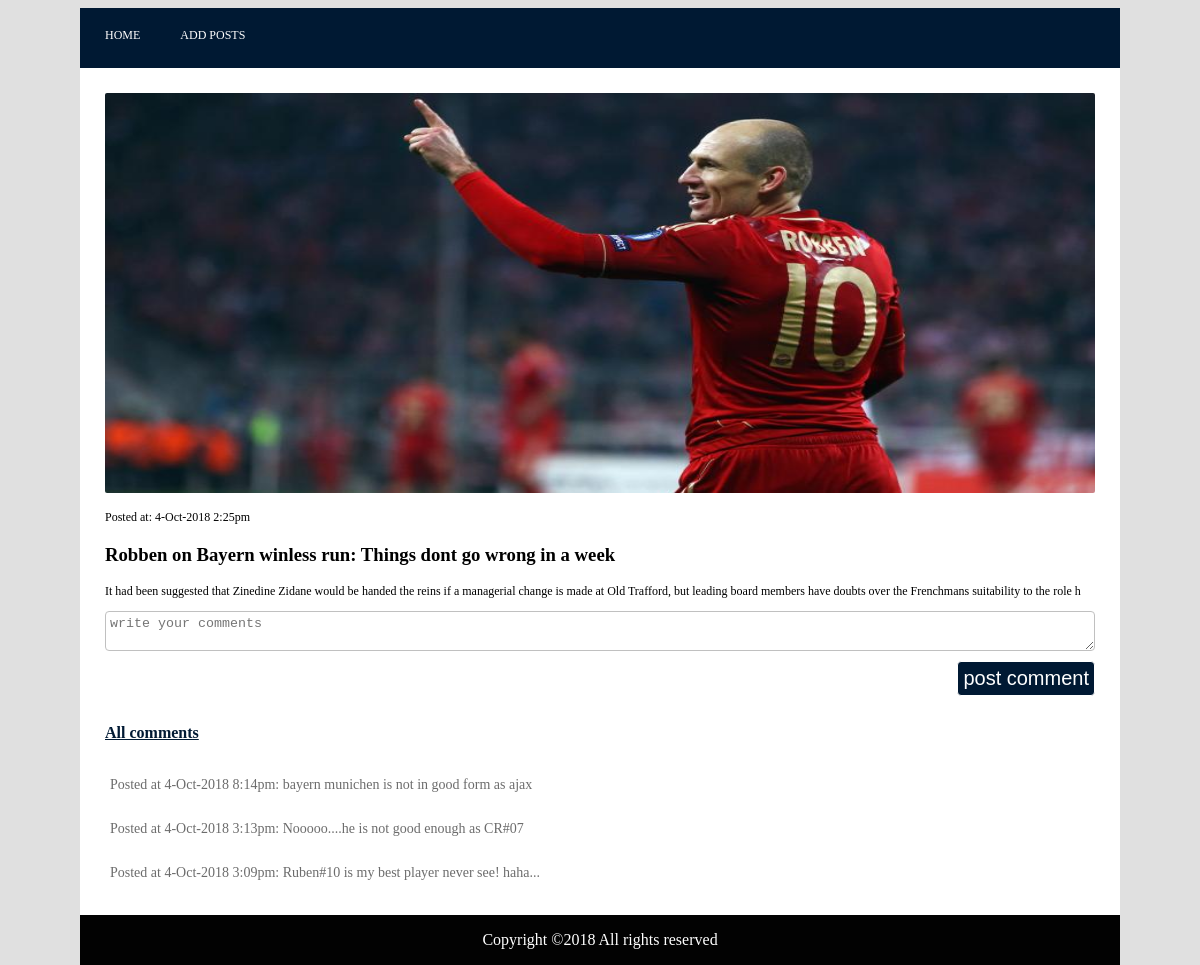
The app's page /post_detail.php?id=3 with its own data.
### tables this page shows
CREATE TABLE `news_posts` (
  `post_id` int(50) NOT NULL,
  `title` varchar(200) NOT NULL,
  `description` varchar(200) NOT NULL,
  `image` varchar(200) NOT NULL,
  `dates` text NOT NULL
);

CREATE TABLE `comments` (
  `comments_id` int(50) NOT NULL,
  `comments` varchar(200) NOT NULL,
  `pos_id` int(50) NOT NULL,
  `dates` text NOT NULL
);

### post_detail.php (the view, shortened to what this page needs)
<?php include("header.php"); ?>
		<div class="container" style="float: left; background: #FFFFFF; width: 100%; height: 100%; padding-bottom: 10px;">
			<div class="content-left" style="width: 100%;">
					<?php
						$pid = @$_GET['id'];
						include('config.php');
						$sql = "SELECT * FROM news_posts WHERE post_id = '$pid'";
						$result = $conn->query($sql);
					if ($result->num_rows > 0) {
					    while($row = $result->fetch_assoc()) {
					        $pid = $row['post_id'];
					        $title = $row['title'];
							$desc = $row['description'];
							$image = $row['image'];
							$date = $row['dates'];?>
							<div class="posting" style="padding:25px;">
								<div class="image" style="margin-bottom: 10px;">
									<img src="images/<?php echo "$image";?>">
								</div>
								<div class="detail">
									<span>Posted at: <?php echo date("j-M-Y g:ia", strtotime($date));?></span><br/>
									<h3><b><?php echo "$title";?></b></h3>
									<p><?php echo "$desc";?></p>
								</div>
								<form action="comment.php" method="post" enctype="multipart/form-data">
									<div>
										<textarea name="comments" placeholder="write your comments" style="width: 100%;" required=""></textarea>
									</div>
									<div>
										<input type="submit" name="submit" value="post comment" style="float: right;"/>
									</div>
								</form>
							</div>
						<?php
							}
						} else {
						    echo "0 results";
						}
					?>
				</div>
				<div style="display: inline-block; margin-top: 10px; margin-bottom: 10px;">
					<p style="padding-left:25px; padding-right: 25px; color: #001933;"><b><u>All comments</u></b></p>
					<?php
						include('config.php');
						$sql = "SELECT * FROM comments WHERE  pos_id = '$pid' ORDER BY 1 DESC";
						$result = $conn->query($sql);
					if ($result->num_rows > 0) {
					    while($row = $result->fetch_assoc()) {
							$comm = $row['comments'];
							$date = $row['dates'];?>
							<div class="posting" style="padding-left:25px; padding-right: 25px;">
								<div class="comments" style="color: #6c6c6c; padding: 5px; font-size: 14px;">
									<p style="float: left;">Posted at <?php echo date("j-M-Y g:ia", strtotime($date)). ": "  .  "" . "" ."$comm";?></p>
								</div>
							</div>
						<?php
							}
						} else {
						    echo "";
						}
					?>
				</div>
			</div>
<?php include("footer.php"); ?>

### css/style.css (style rules this page uses)
body { background: #E0E0E0; margin-right: 80px; margin-left: 80px; }
input[type=text], input[type=file], textarea { display: flex; -webkit-box-sizing: border-box; -moz-box-sizing: border-box; box-sizing: border-box; border: 1px solid silver; width: 80%; margin-bottom: 10px; padding: 4px; border-radius: 4px; }
input[type=submit] { background-color: #001933; border-radius: 4px; border: 1px solid; font-size: 20px; color: #ffffff; padding: 5px; }
.content-left { width: 70%; height: 100%x; float: left; background: #FFFFFF; margin-bottom: 2px; }
.image>img { width: 100%; height: 400px; border-radius: 2px; }
.detail>p, span { font-size: 12px; }
.detail2>p, h4, span { font-size: 12px; }

### records on screen
news_posts: image (picture), dates "4-Oct-2018 2:25pm", title "Robben on Bayern winless run: Things dont go wrong in a week", description "It had been suggested that Zinedine Zidane would be handed the reins if a managerial change is made at Old Trafford, but leading board members have doubts over the Frenchmans suitability to the role h"
comments: dates "4-Oct-2018 8:14pm", comments "bayern munichen is not in good form as ajax"
comments: dates "4-Oct-2018 3:13pm", comments "Nooooo....he is not good enough as CR#07"
comments: dates "4-Oct-2018 3:09pm", comments "Ruben#10 is my best player never see! haha..."
